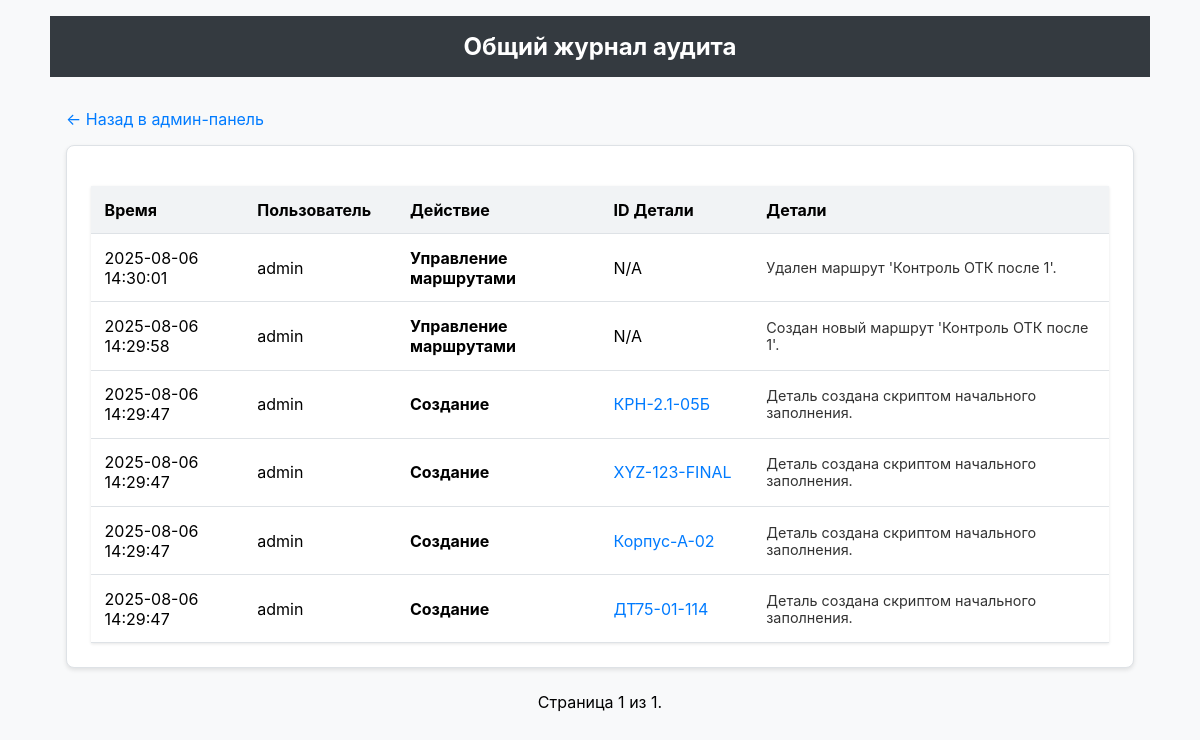
The app's page /admin/audit_log (signed in) with its own data.
### app/models/models.py (models this page shows, shortened)
class AuditLog(db.Model):
    __tablename__ = 'AuditLogs'
    id = db.Column(db.Integer, primary_key=True)
    part_id = db.Column(db.String, db.ForeignKey('Parts.part_id'), nullable=True)
    user_id = db.Column(db.Integer, db.ForeignKey('Users.id'), nullable=False)
    timestamp = db.Column(db.DateTime, default=datetime.utcnow)
    action = db.Column(db.String(100), nullable=False)
    details = db.Column(db.Text, nullable=True)

class User(UserMixin, db.Model):
    __tablename__ = 'Users'
    id = db.Column(db.Integer, primary_key=True)
    username = db.Column(db.String(64), index=True, unique=True, nullable=False)
    password_hash = db.Column(db.String(256))
    role = db.Column(db.String(20), default='operator', nullable=False)
    can_add_parts = db.Column(db.Boolean, default=False)
    can_edit_parts = db.Column(db.Boolean, default=False)
    can_delete_parts = db.Column(db.Boolean, default=False)
    can_generate_qr = db.Column(db.Boolean, default=False)
    can_view_audit_log = db.Column(db.Boolean, default=False)
    can_manage_stages = db.Column(db.Boolean, default=False)
    can_manage_routes = db.Column(db.Boolean, default=False)
    can_view_reports = db.Column(db.Boolean, default=False)
    can_manage_users = db.Column(db.Boolean, default=False) # Право супер-администратора
    audit_logs = db.relationship('AuditLog', backref='user', lazy=True)

### app/admin/routes.py (the view)
@admin.route('/audit_log')
@login_required
def audit_log():
    if not current_user.can_view_audit_log:
        flash('У вас нет прав для просмотра журнала аудита.', 'error')
        return redirect(url_for('admin.admin_page'))
    page = request.args.get('page', 1, type=int)
    logs = AuditLog.query.order_by(AuditLog.timestamp.desc()).paginate(page=page, per_page=25)
    return render_template('audit_log.html', logs=logs)

### app/templates/audit_log.html (shortened to what this page needs)
{% extends "base.html" %}
{% block content %}
<div class="header"><h1>Общий журнал аудита</h1></div>
<div class="container">
    <p><a href="{{ url_for('admin.admin_page') }}">← Назад в админ-панель</a></p>
    <div class="card">
        <table>
            <thead>
                <tr>
                    <th style="width: 15%;">Время</th>
                    <th style="width: 15%;">Пользователь</th>
                    <th style="width: 20%;">Действие</th>
                    <th style="width: 15%;">ID Детали</th>
                    <th style="width: 35%;">Детали</th>
                </tr>
            </thead>
            <tbody>
                {% for log in logs.items %}
                <tr>
                    <td>{{ log.timestamp.strftime('%Y-%m-%d %H:%M:%S') }}</td>
                    <td>{{ log.user.username }}</td>
                    <td><strong>{{ log.action }}</strong></td>
                    <td>
                        {% if log.part_id %}
                            <a href="{{ url_for('main.history', part_id=log.part_id) }}">{{ log.part_id }}</a>
                        {% else %}
                            N/A
                        {% endif %}
                    </td>
                    <td style="font-size: 0.9em; color: #333;">{{ log.details }}</td>
                </tr>
                {% else %}
                <tr>
                    <td colspan="5" style="text-align:center;">Журнал пуст.</td>
                </tr>
                {% endfor %}
            </tbody>
        </table>
    </div>
    <div style="text-align: center; margin-top: 1rem;">
        Страница {{ logs.page }} из {{ logs.pages }}.
    </div>
</div>
{% endblock %}

### app/templates/base.html (shortened to what this page needs)
<!DOCTYPE html>
<html lang="ru">
<head>
    <link rel="stylesheet" href="{{ url_for('static', filename='styles.css') }}">
</head>
<body>
    <div class="container">
        {% block content %}
        {% endblock %}
    </div>
</body>
</html>

### app/static/styles.css (style rules this page uses)
body { font-family: -apple-system, BlinkMacSystemFont, "Segoe UI", Roboto, "Helvetica Neue", Arial, sans-serif; margin: 0; background-color: #f8f9fa; }
.container { padding: 1rem; max-width: 1100px; margin: auto; }
.header { background-color: #343a40; color: white; padding: 1rem; text-align: center; }
.header h1 { margin: 0; font-size: 1.5rem; }
table { width: 100%; border-collapse: collapse; background: white; margin-top: 1rem; box-shadow: 0 1px 3px rgba(0,0,0,0.1); }
th, td { padding: .85rem; text-align: left; border-bottom: 1px solid #dee2e6; vertical-align: middle; }
th { background-color: #f1f3f5; }
a { color: #007bff; text-decoration: none; }
.card { background: white; padding: 1.5rem; border-radius: 8px; margin-bottom: 1.5rem; box-shadow: 0 2px 4px rgba(0,0,0,0.1); border: 1px solid #dee2e6; }

### records on screen
AuditLog: timestamp "2025-08-06 14:30:01", user.username "admin", action "Управление маршрутами", shows "N/A", details "Удален маршрут 'Контроль ОТК после 1'."
AuditLog: timestamp "2025-08-06 14:29:58", user.username "admin", action "Управление маршрутами", shows "N/A", details "Создан новый маршрут 'Контроль ОТК после 1'."
AuditLog: timestamp "2025-08-06 14:29:47", user.username "admin", action "Создание", part_id "КРН-2.1-05Б", details "Деталь создана скриптом начального заполнения."
AuditLog: timestamp "2025-08-06 14:29:47", user.username "admin", action "Создание", part_id "XYZ-123-FINAL", details "Деталь создана скриптом начального заполнения."
AuditLog: timestamp "2025-08-06 14:29:47", user.username "admin", action "Создание", part_id "Корпус-А-02", details "Деталь создана скриптом начального заполнения."
AuditLog: timestamp "2025-08-06 14:29:47", user.username "admin", action "Создание", part_id "ДТ75-01-114", details "Деталь создана скриптом начального заполнения."

### other values on screen
{{ logs.page }} "1"
{{ logs.pages }} "1"
